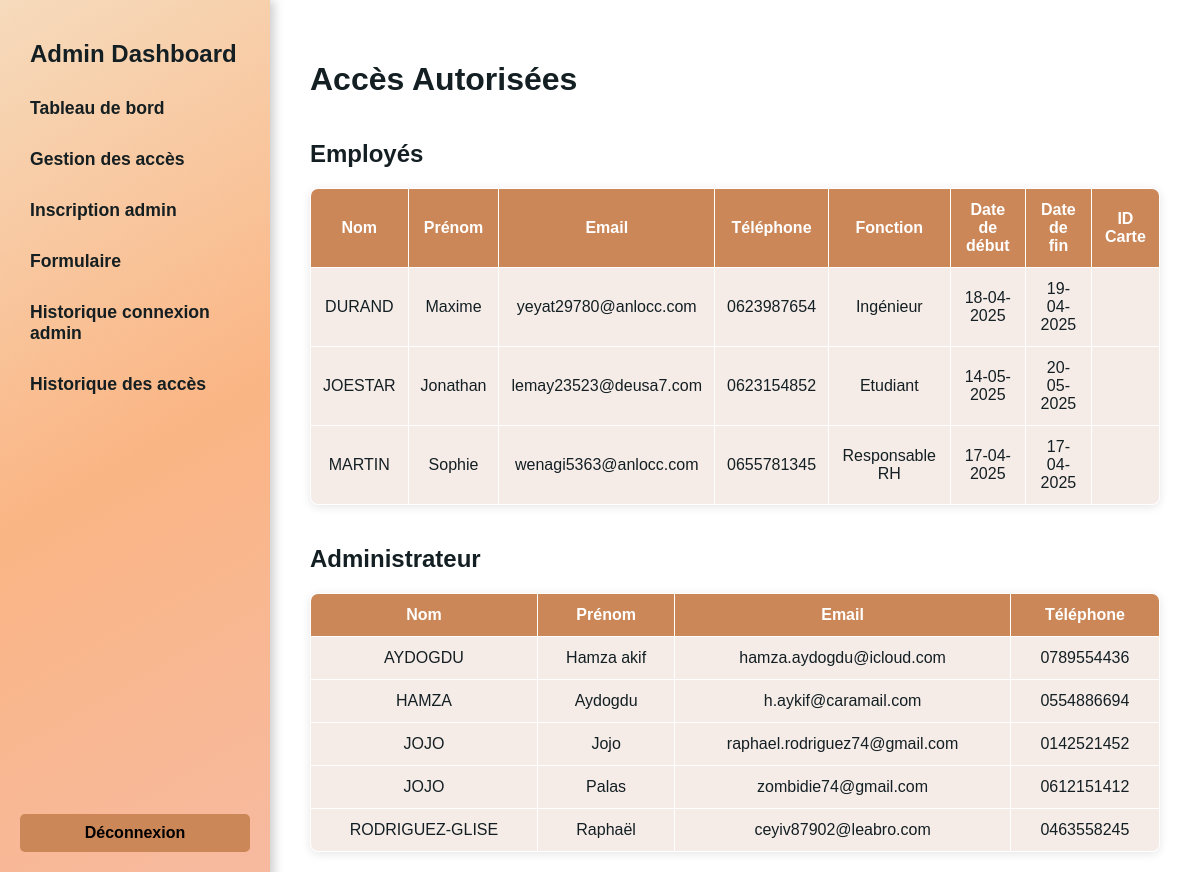
Page /php/accesAutorise.php (signed in) on the earlier database version.
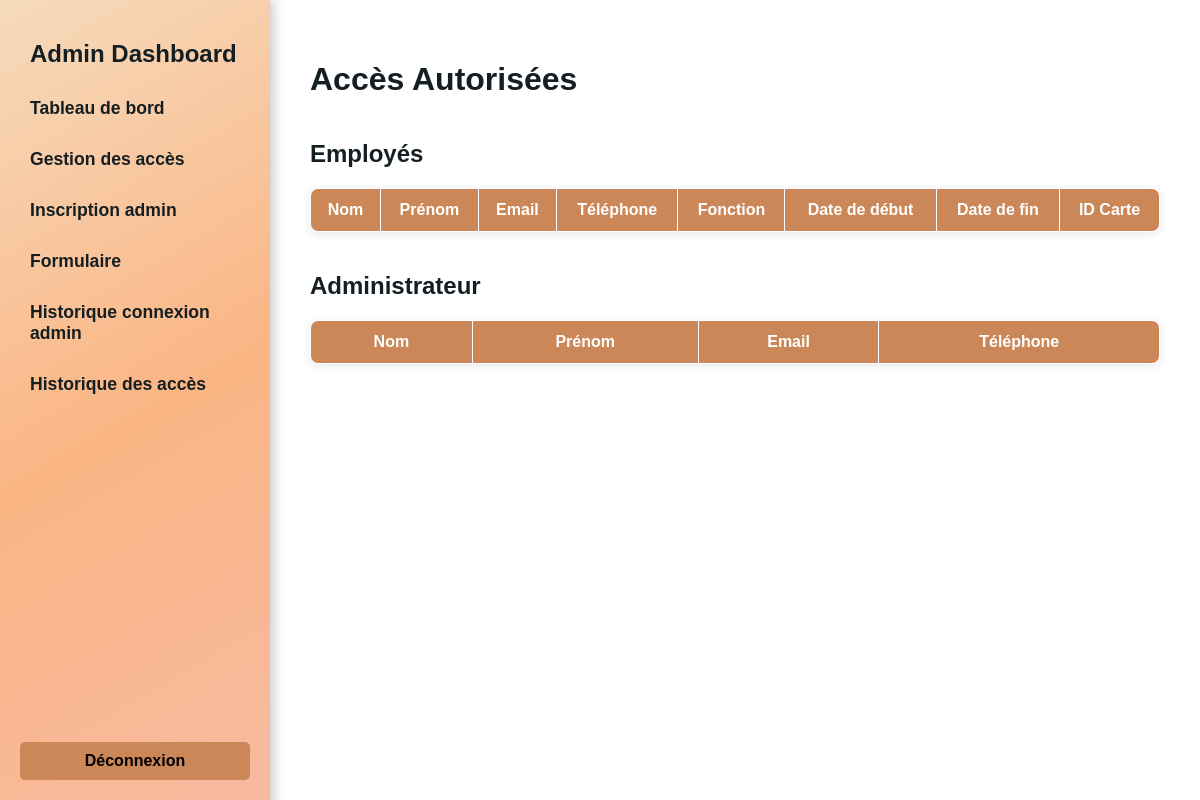
Same page on the later database version.
### tables this page shows
CREATE TABLE IF NOT EXISTS `User` (
  `idUser` INT NOT NULL AUTO_INCREMENT,
  `Nom` VARCHAR(45) NULL,
  `Prenom` VARCHAR(45) NULL,
  `Email` VARCHAR(45) NULL,
  `Tel` INT NULL,
  `Motif` VARCHAR(45) NULL,
  `Date_debut` DATETIME NULL,
  `Date_fin` DATETIME NULL,
  `Fonction` VARCHAR(45) NULL,
  `Verifier` TINYINT NULL,
  `SuperUser` TINYINT NULL,
  `Identifiant` VARCHAR(45) NULL,
  `Mdp` VARCHAR(255) NULL,
  `Mail_envoye` TINYINT NULL,
  `Mail_verif` TINYINT NULL,
  `token` VARCHAR(100) NULL,
  `Carte_idCarte` INT NULL,
  PRIMARY KEY (`idUser`),
  INDEX `fk_User_Carte1_idx` (`Carte_idCarte` ASC) VISIBLE,
  CONSTRAINT `fk_User_Carte1`
    FOREIGN KEY (`Carte_idCarte`)
    REFERENCES `Carte` (`idCarte`)
    ON DELETE NO ACTION
    ON UPDATE NO ACTION);

### php/accesAutorise.php (the view, shortened to what this page needs)
<?php
    require_once "database.php";
    $queryAuthorized = "SELECT * FROM User WHERE Fonction != 'Admin' AND Mail_verif = 1 AND Verifier = 1 ORDER BY Nom";
    $stmtAuthorized = $pdo->query($queryAuthorized);
    $queryAdminAuthorized = "SELECT * FROM User WHERE Fonction = 'Admin' ORDER BY Nom";
    $stmtAdminAuthorized = $pdo->query($queryAdminAuthorized);
?>
<!DOCTYPE html>
<html lang="fr">
    <head>
        <link rel="stylesheet" href="../css/accesAutorise.css">
    </head>
    <body>
        <div class="sidebar">
            <h2>Admin Dashboard</h2>
            <ul>
                <li><a href="./dashboard.php">Tableau de bord</a></li>
                <li><a href="./gestionAcces.php">Gestion des accès</a></li>
                <li><a href="./inscriptionAdmin.php">Inscription admin</a></li>
                <li><a href="../html/formulaire.html">Formulaire</a></li>
                <li><a href="./logsAdmin.php">Historique connexion admin</a></li>
                <li><a href="./logsServer.php">Historique des accès</a></li>
            </ul>
            <div class="logout">
                <a href="./logout.php">Déconnexion</a>
            </div>
        </div>
        <div class="main-content">
            <h1>Accès Autorisées</h1>
            <h2>Employés</h2>
            <table>
                <thead>
                    <tr>
                        <th>Nom</th>
                        <th>Prénom</th>
                        <th>Email</th>
                        <th>Téléphone</th>
                        <th>Fonction</th>
                        <th>Date de début</th>
                        <th>Date de fin</th>
                        <th>ID Carte</th>
                    </tr>
                </thead>
                <tbody id="activity-log">
                    <?php
                        while ($row = $stmtAuthorized->fetch()) {
                            echo "<tr>";
                                echo "<td>" . strtoupper(htmlspecialchars($row['Nom'] ?? '')) . "</td>";
                                echo "<td>" . ucfirst(strtolower(htmlspecialchars($row['Prenom'] ?? ''))) . "</td>";
                                echo "<td>" . htmlspecialchars($row['Email'] ?? '') . "</td>";
                                echo "<td>" . "0" . htmlspecialchars($row['Tel'] ?? '') . "</td>";
                                echo "<td>" . htmlspecialchars($row['Fonction'] ?? '') . "</td>";
                                echo "<td>" . htmlspecialchars((new DateTime(explode(' ', $row['Date_debut'])[0]))->format('d-m-Y') ?? '') . "</td>";
                                echo "<td>" . htmlspecialchars((new DateTime(explode(' ', $row['Date_fin'])[0]))->format('d-m-Y') ?? '') . "</td>";
                                echo "<td>" . htmlspecialchars($row['idCarte'] ?? '') . "</td>";
                            echo "</tr>";
                        }
                    ?>
                </tbody>
            </table>
            <h2>Administrateur</h2>
            <table>
                <thead>
                    <tr>
                        <th>Nom</th>
                        <th>Prénom</th>
                        <th>Email</th>
                        <th>Téléphone</th>
                    </tr>
                </thead>
                <tbody id="activity-log">
                    <?php
                        while ($row = $stmtAdminAuthorized->fetch()) {
                            echo "<tr>";
                                echo "<td>" . strtoupper(htmlspecialchars($row['Nom'] ?? '')) . "</td>";
                                echo "<td>" . ucfirst(strtolower(htmlspecialchars($row['Prenom'] ?? ''))) . "</td>";
                                echo "<td>" . htmlspecialchars($row['Email'] ?? '') . "</td>";
                                echo "<td>" . "0" . htmlspecialchars($row['Tel'] ?? '') . "</td>";
                            echo "</tr>";
                        }
                    ?>
                </tbody>
            </table>
        </div>
    </body>
</html>

### css/accesAutorise.css (style rules this page uses)
* { scroll-behavior: smooth; }
body { display: flex; font-family: 'Poppins', sans-serif; background-size: cover; background-repeat: no-repeat; background-position: center; margin: 0; }
.sidebar { position: fixed; width: 230px; color: #141f23; padding: 20px; height: 100%; box-shadow: 4px 0px 10px rgba(0, 0, 0, 0.2); animation: slideRight 0.6s ease-out; }
.sidebar h2 { text-align: left; font-size: 1.5rem; margin-left: 10px; margin-top: 0; }
.sidebar ul { list-style: none; padding: 0; }
.sidebar ul li { margin: 10px 0; font-weight: bold; }
.sidebar ul li a { color:rgb(21, 31, 33); text-decoration: none; font-size: 1.1rem; display: block; padding: 10px; border-radius: 5px; transition: 0.3s; }
.sidebar .logout { position: absolute; bottom: 60px; left: 20px; right: 20px; }
.sidebar .logout a { display: block; padding: 10px; font-weight: bold; text-align: center; cursor: pointer; border-radius: 5px; text-decoration: none; transition: background 0.3s; }
.main-content { margin-left: 290px; margin-right: 20px; margin-top: 20px; margin-bottom: auto; padding: 20px; width: calc(100% - 270px); backdrop-filter: blur(8px); border-radius: 10px; animation: fadeIn 1s ease-in-out; }
h2 { padding-top: 20px; }
table { width: 100%; border-collapse: collapse; margin-top: 20px; border-radius: 8px; overflow: hidden; box-shadow: 0 2px 10px rgba(0, 0, 0, 0.1); background: none; }
table, th, td { padding: 12px; text-align: center; }
th { color: white; font-weight: bold; }
@media (prefers-color-scheme: light) { body { background: url("../assets/light-4k.webp") no-repeat center center fixed; color: #141f23; } }
@media (prefers-color-scheme: light) { .sidebar { background: linear-gradient(150deg, rgba(245, 215, 181, 0.9), rgba(250, 173, 119, 0.9), rgba(246, 179, 152, 0.9)); } }
@media (prefers-color-scheme: light) { .sidebar .logout a { background: rgb(203, 135, 88); color: #000; } }
@media (prefers-color-scheme: light) { .main-content { background: rgba(255, 255, 255, 0.8) } }
@media (prefers-color-scheme: light) { th { background: #cb8758; } }
@media (prefers-color-scheme: light) { tr { background: #f9f9f9; } }
@media (prefers-color-scheme: light) { table, th, td { border: 1px solid #ffffff; } }
@media (prefers-color-scheme: light) { #activity-log tr { background-color: rgba(236, 217, 210, 0.5); } }

Differences in the rows shown:
removed user: Nom "DURAND", Prenom "Maxime", Email "yeyat29780@anlocc.com", Tel "623987654", Fonction "Ingénieur", Date_debut "18-04-2025", Date_fin "19-04-2025", shown under "Employés"
removed user: Nom "JOESTAR", Prenom "Jonathan", Email "lemay23523@deusa7.com", Tel "623154852", Fonction "Etudiant", Date_debut "14-05-2025", Date_fin "20-05-2025", shown under "Employés"
removed user: Nom "MARTIN", Prenom "Sophie", Email "wenagi5363@anlocc.com", Tel "655781345", Fonction "Responsable RH", Date_debut "17-04-2025", Date_fin "17-04-2025", shown under "Employés"
removed user: Nom "AYDOGDU", Prenom "Hamza akif", Email "hamza.aydogdu@icloud.com", Tel "789554436", shown under "Administrateur"
removed user: Nom "HAMZA", Prenom "Aydogdu", Email "h.aykif@caramail.com", Tel "554886694", shown under "Administrateur"
removed user: Nom "JOJO", Prenom "Jojo", Email "raphael.rodriguez74@gmail.com", Tel "142521452", shown under "Administrateur"
removed user: Nom "JOJO", Prenom "Palas", Email "zombidie74@gmail.com", Tel "612151412", shown under "Administrateur"
removed user: Nom "RODRIGUEZ-GLISE", Prenom "Raphaël", Email "ceyiv87902@leabro.com", Tel "463558245", shown under "Administrateur"
